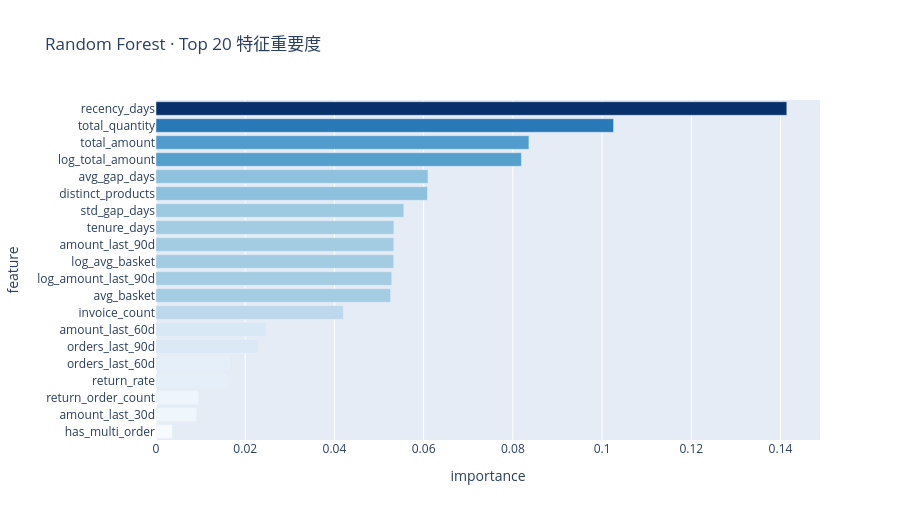

Source (notebook cell):
### Markdown cell above
## 6. 特征重要度 · Top 20

### Code cell
rf = next(r for r in results if r.name == 'RandomForest').model
imp = (pd.DataFrame({'feature': feat_cols, 'importance': rf.feature_importances_})
       .sort_values('importance', ascending=False).head(20)
       .sort_values('importance'))
fig = px.bar(imp, x='importance', y='feature', orientation='h',
             color='importance', color_continuous_scale='Blues',
             title='Random Forest · Top 20 特征重要度')
fig.update_layout(height=520, coloraxis_showscale=False)
fig.show()

### Figure 1 — Plotly figure (JSON) as saved in the notebook; plotly's stock layout.template omitted (floating-point values rounded to 4 significant figures)
{"data": [{"hovertemplate": "importance=%{marker.color}<br>feature=%{y}<extra></extra>", "legendgroup": "", "marker": {"color": [0.003664, 0.009126, 0.009588, 0.01611, 0.01672, 0.02283, 0.0246, 0.04199, 0.05259, 0.05285, 0.05328, 0.0533, 0.05333, 0.05555, 0.06085, 0.06097, 0.08192, 0.0836, 0.1026, 0.1414], "coloraxis": "coloraxis", "pattern": {"shape": ""}}, "name": "", "orientation": "h", "showlegend": false, "textposition": "auto", "type": "bar", "x": [0.003664, 0.009126, 0.009588, 0.01611, 0.01672, 0.02283, 0.0246, 0.04199, 0.05259, 0.05285, 0.05328, 0.0533, 0.05333, 0.05555, 0.06085, 0.06097, 0.08192, 0.0836, 0.1026, 0.1414], "xaxis": "x", "y": ["has_multi_order", "amount_last_30d", "return_order_count", "return_rate", "orders_last_60d", "orders_last_90d", "amount_last_60d", "invoice_count", "avg_basket", "log_amount_last_90d", "log_avg_basket", "amount_last_90d", "tenure_days", "std_gap_days", "distinct_products", "avg_gap_days", "log_total_amount", "total_amount", "total_quantity", "recency_days"], "yaxis": "y"}], "layout": {"barmode": "relative", "coloraxis": {"colorbar": {"title": {"text": "importance"}}, "colorscale": [[0.0, "rgb(247,251,255)"], [0.125, "rgb(222,235,247)"], [0.25, "rgb(198,219,239)"], [0.375, "rgb(158,202,225)"], [0.5, "rgb(107,174,214)"], [0.625, "rgb(66,146,198)"], [0.75, "rgb(33,113,181)"], [0.875, "rgb(8,81,156)"], [1.0, "rgb(8,48,107)"]], "showscale": false}, "height": 520, "legend": {"tracegroupgap": 0}, "title": {"text": "Random Forest · Top 20 特征重要度"}, "xaxis": {"anchor": "y", "domain": [0.0, 1.0], "title": {"text": "importance"}}, "yaxis": {"anchor": "x", "domain": [0.0, 1.0], "title": {"text": "feature"}}}}
